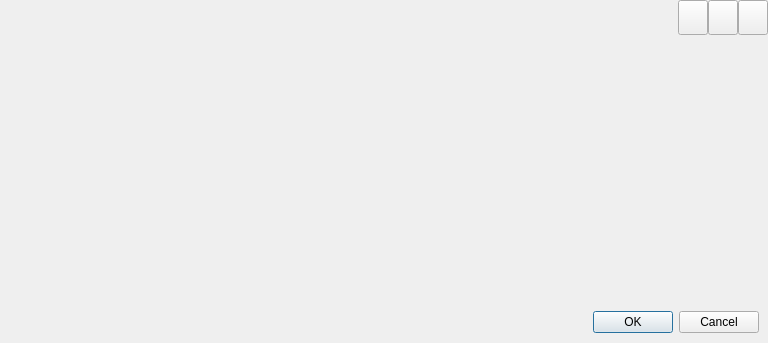
<?xml version="1.0" encoding="UTF-8"?>
<ui version="4.0">
 <class>UIShellDialog</class>
 <widget class="QDialog" name="UIShellDialog">
  <property name="geometry">
   <rect>
    <x>0</x>
    <y>0</y>
    <width>768</width>
    <height>343</height>
   </rect>
  </property>
  <property name="windowTitle">
   <string/>
  </property>
  <layout class="QVBoxLayout" name="verticalLayout">
   <property name="leftMargin">
    <number>0</number>
   </property>
   <property name="topMargin">
    <number>0</number>
   </property>
   <property name="rightMargin">
    <number>0</number>
   </property>
   <property name="bottomMargin">
    <number>10</number>
   </property>
   <item>
    <widget class="QWidget" name="widgetTop" native="true">
     <property name="sizePolicy">
      <sizepolicy hsizetype="Preferred" vsizetype="Preferred">
       <horstretch>0</horstretch>
       <verstretch>0</verstretch>
      </sizepolicy>
     </property>
     <property name="minimumSize">
      <size>
       <width>0</width>
       <height>35</height>
      </size>
     </property>
     <property name="maximumSize">
      <size>
       <width>16777215</width>
       <height>35</height>
      </size>
     </property>
     <layout class="QHBoxLayout" name="layoutTop">
      <property name="spacing">
       <number>0</number>
      </property>
      <property name="leftMargin">
       <number>0</number>
      </property>
      <property name="topMargin">
       <number>0</number>
      </property>
      <property name="rightMargin">
       <number>0</number>
      </property>
      <property name="bottomMargin">
       <number>0</number>
      </property>
      <item>
       <spacer name="horizontalSpacer">
        <property name="orientation">
         <enum>Qt::Horizontal</enum>
        </property>
        <property name="sizeType">
         <enum>QSizePolicy::Fixed</enum>
        </property>
        <property name="sizeHint" stdset="0">
         <size>
          <width>10</width>
          <height>20</height>
         </size>
        </property>
       </spacer>
      </item>
      <item>
       <widget class="QLabel" name="labLogo">
        <property name="minimumSize">
         <size>
          <width>25</width>
          <height>20</height>
         </size>
        </property>
        <property name="maximumSize">
         <size>
          <width>25</width>
          <height>20</height>
         </size>
        </property>
        <property name="text">
         <string/>
        </property>
       </widget>
      </item>
      <item>
       <widget class="QLabel" name="labTitle">
        <property name="sizePolicy">
         <sizepolicy hsizetype="Expanding" vsizetype="Preferred">
          <horstretch>0</horstretch>
          <verstretch>0</verstretch>
         </sizepolicy>
        </property>
        <property name="font">
         <font>
          <family>微软雅黑</family>
         </font>
        </property>
        <property name="text">
         <string/>
        </property>
        <property name="alignment">
         <set>Qt::AlignLeading|Qt::AlignLeft|Qt::AlignVCenter</set>
        </property>
       </widget>
      </item>
      <item>
       <widget class="QWidget" name="widgetMenu" native="true">
        <property name="sizePolicy">
         <sizepolicy hsizetype="Preferred" vsizetype="Preferred">
          <horstretch>0</horstretch>
          <verstretch>0</verstretch>
         </sizepolicy>
        </property>
        <property name="minimumSize">
         <size>
          <width>90</width>
          <height>0</height>
         </size>
        </property>
        <property name="maximumSize">
         <size>
          <width>90</width>
          <height>16777215</height>
         </size>
        </property>
        <layout class="QGridLayout" name="layoutMenu">
         <property name="leftMargin">
          <number>0</number>
         </property>
         <property name="topMargin">
          <number>0</number>
         </property>
         <property name="rightMargin">
          <number>0</number>
         </property>
         <property name="bottomMargin">
          <number>0</number>
         </property>
         <property name="spacing">
          <number>0</number>
         </property>
         <item row="0" column="0">
          <widget class="QPushButton" name="btnMenu_Min">
           <property name="sizePolicy">
            <sizepolicy hsizetype="Minimum" vsizetype="Expanding">
             <horstretch>0</horstretch>
             <verstretch>0</verstretch>
            </sizepolicy>
           </property>
           <property name="minimumSize">
            <size>
             <width>30</width>
             <height>30</height>
            </size>
           </property>
           <property name="maximumSize">
            <size>
             <width>30</width>
             <height>16777215</height>
            </size>
           </property>
           <property name="cursor">
            <cursorShape>ArrowCursor</cursorShape>
           </property>
           <property name="focusPolicy">
            <enum>Qt::NoFocus</enum>
           </property>
           <property name="toolTip">
            <string/>
           </property>
           <property name="text">
            <string/>
           </property>
          </widget>
         </item>
         <item row="0" column="2">
          <widget class="QPushButton" name="btnMenu_Close">
           <property name="sizePolicy">
            <sizepolicy hsizetype="Minimum" vsizetype="Expanding">
             <horstretch>0</horstretch>
             <verstretch>0</verstretch>
            </sizepolicy>
           </property>
           <property name="minimumSize">
            <size>
             <width>30</width>
             <height>30</height>
            </size>
           </property>
           <property name="maximumSize">
            <size>
             <width>30</width>
             <height>16777215</height>
            </size>
           </property>
           <property name="cursor">
            <cursorShape>ArrowCursor</cursorShape>
           </property>
           <property name="focusPolicy">
            <enum>Qt::NoFocus</enum>
           </property>
           <property name="toolTip">
            <string/>
           </property>
           <property name="text">
            <string/>
           </property>
          </widget>
         </item>
         <item row="0" column="1">
          <widget class="QPushButton" name="btnMenu_Max">
           <property name="sizePolicy">
            <sizepolicy hsizetype="Minimum" vsizetype="Expanding">
             <horstretch>0</horstretch>
             <verstretch>0</verstretch>
            </sizepolicy>
           </property>
           <property name="minimumSize">
            <size>
             <width>30</width>
             <height>30</height>
            </size>
           </property>
           <property name="maximumSize">
            <size>
             <width>30</width>
             <height>16777215</height>
            </size>
           </property>
           <property name="focusPolicy">
            <enum>Qt::NoFocus</enum>
           </property>
           <property name="text">
            <string/>
           </property>
          </widget>
         </item>
        </layout>
       </widget>
      </item>
     </layout>
    </widget>
   </item>
   <item>
    <widget class="QWidget" name="widgetClient" native="true">
     <property name="sizePolicy">
      <sizepolicy hsizetype="Preferred" vsizetype="Expanding">
       <horstretch>0</horstretch>
       <verstretch>0</verstretch>
      </sizepolicy>
     </property>
     <layout class="QVBoxLayout" name="layoutClient"/>
    </widget>
   </item>
   <item>
    <widget class="QWidget" name="widgetButtonBox" native="true">
     <property name="sizePolicy">
      <sizepolicy hsizetype="Preferred" vsizetype="Preferred">
       <horstretch>0</horstretch>
       <verstretch>0</verstretch>
      </sizepolicy>
     </property>
     <property name="minimumSize">
      <size>
       <width>0</width>
       <height>0</height>
      </size>
     </property>
     <layout class="QVBoxLayout" name="verticalLayout_3">
      <property name="topMargin">
       <number>0</number>
      </property>
      <property name="rightMargin">
       <number>9</number>
      </property>
      <property name="bottomMargin">
       <number>0</number>
      </property>
      <item>
       <widget class="QDialogButtonBox" name="buttonBox">
        <property name="styleSheet">
         <string notr="true"/>
        </property>
        <property name="orientation">
         <enum>Qt::Horizontal</enum>
        </property>
        <property name="standardButtons">
         <set>QDialogButtonBox::Cancel|QDialogButtonBox::Ok</set>
        </property>
        <property name="centerButtons">
         <bool>false</bool>
        </property>
       </widget>
      </item>
     </layout>
    </widget>
   </item>
  </layout>
 </widget>
 <resources/>
 <connections>
  <connection>
   <sender>buttonBox</sender>
   <signal>accepted()</signal>
   <receiver>UIShellDialog</receiver>
   <slot>accept()</slot>
   <hints>
    <hint type="sourcelabel">
     <x>248</x>
     <y>254</y>
    </hint>
    <hint type="destinationlabel">
     <x>157</x>
     <y>274</y>
    </hint>
   </hints>
  </connection>
  <connection>
   <sender>buttonBox</sender>
   <signal>rejected()</signal>
   <receiver>UIShellDialog</receiver>
   <slot>reject()</slot>
   <hints>
    <hint type="sourcelabel">
     <x>316</x>
     <y>260</y>
    </hint>
    <hint type="destinationlabel">
     <x>286</x>
     <y>274</y>
    </hint>
   </hints>
  </connection>
 </connections>
</ui>
